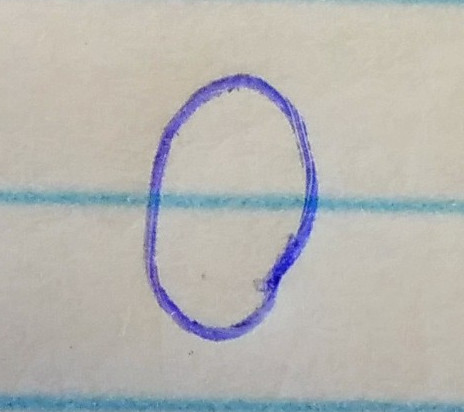
%> input picture images/IMG_20141128_143836b.jpg, 464 x 412 px
$ octave --eval "result = image_gradient;"   (GNU Octave 9; MATLAB toolbox functions it lacks are replaced by stand-ins)
%> lines starting %> are read from the running program, lines starting %| are printed output that depends on the picture; in (x1, y1, x2, y2) boxes, pixels count from 0 and x2, y2 are one past the last pixel; in counts of white or black regions, pixels touching at a corner belong together; the program's own positions count from 1
function [Gmag,Gdir] = image_gradient ( )
%UNTITLED2 Summary of this function goes here
%   Detailed explanation goes here
    I = imread('images/IMG_20141128_143836b.jpg', 'jpeg');
%> I is the input picture: size 412x464x3 uint8; mean R, G, B 182.4, 181.4, 177.5
    I = rgb2gray(I);
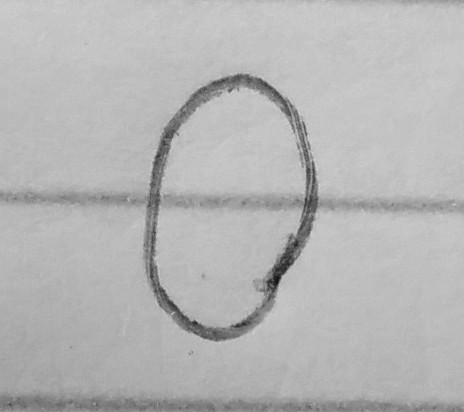
%> I: size 412x464 uint8; min 17, max 213, mean 181.2
    %imshow(I);

    I = edge(I,'canny',0.4);
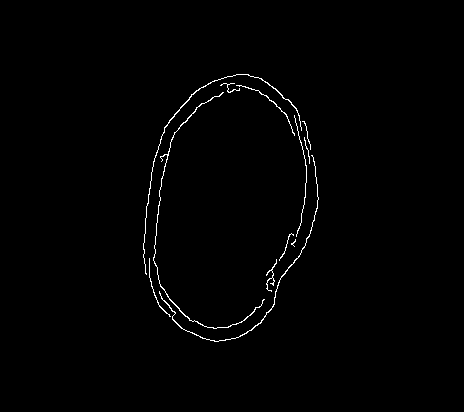
%> I: size 412x464 logical; 0.89% white in thin lines or dots, all inside (x1, y1, x2, y2) = (143, 74, 319, 342)
    %figure;
    %imshow(I);

%> (the run ends here)
